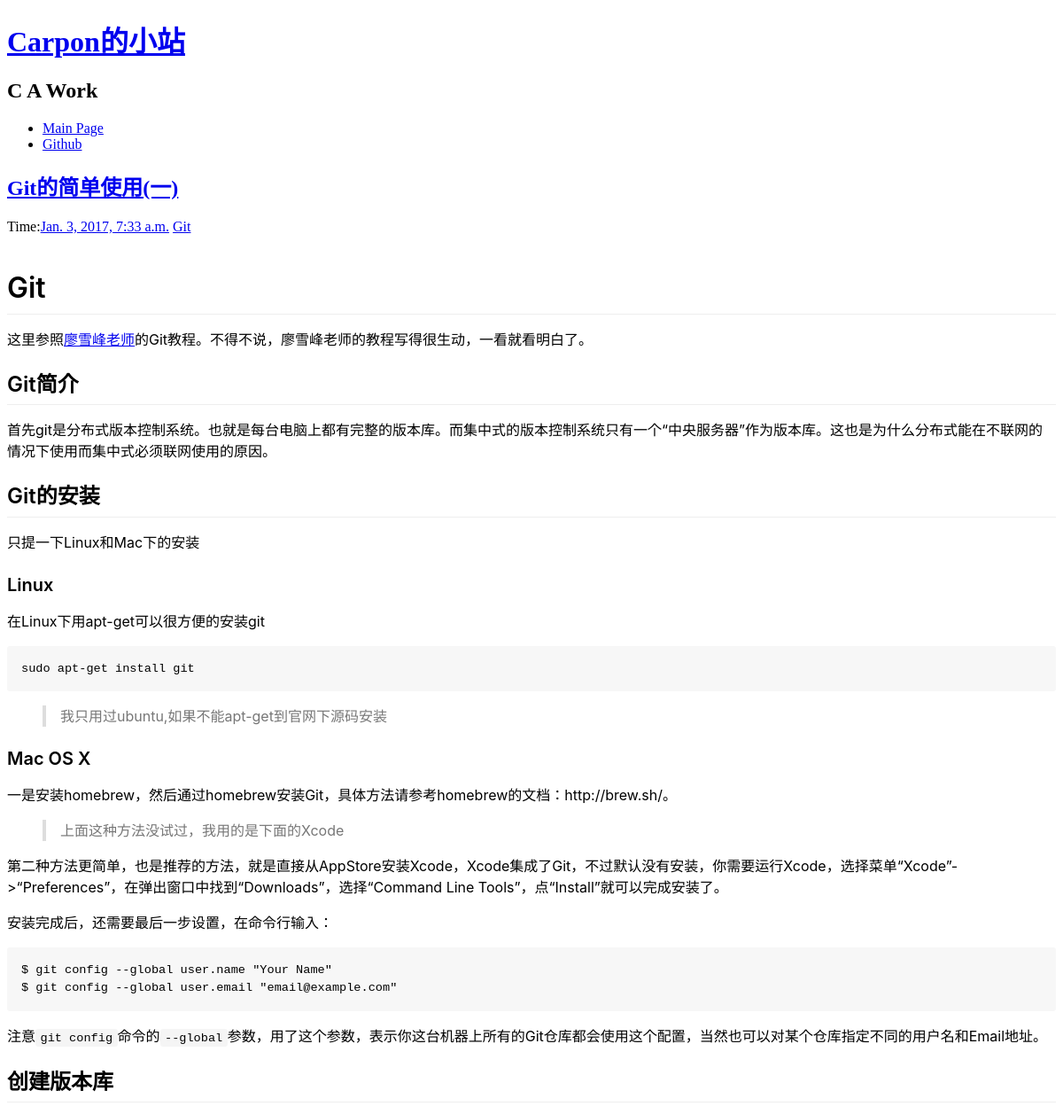
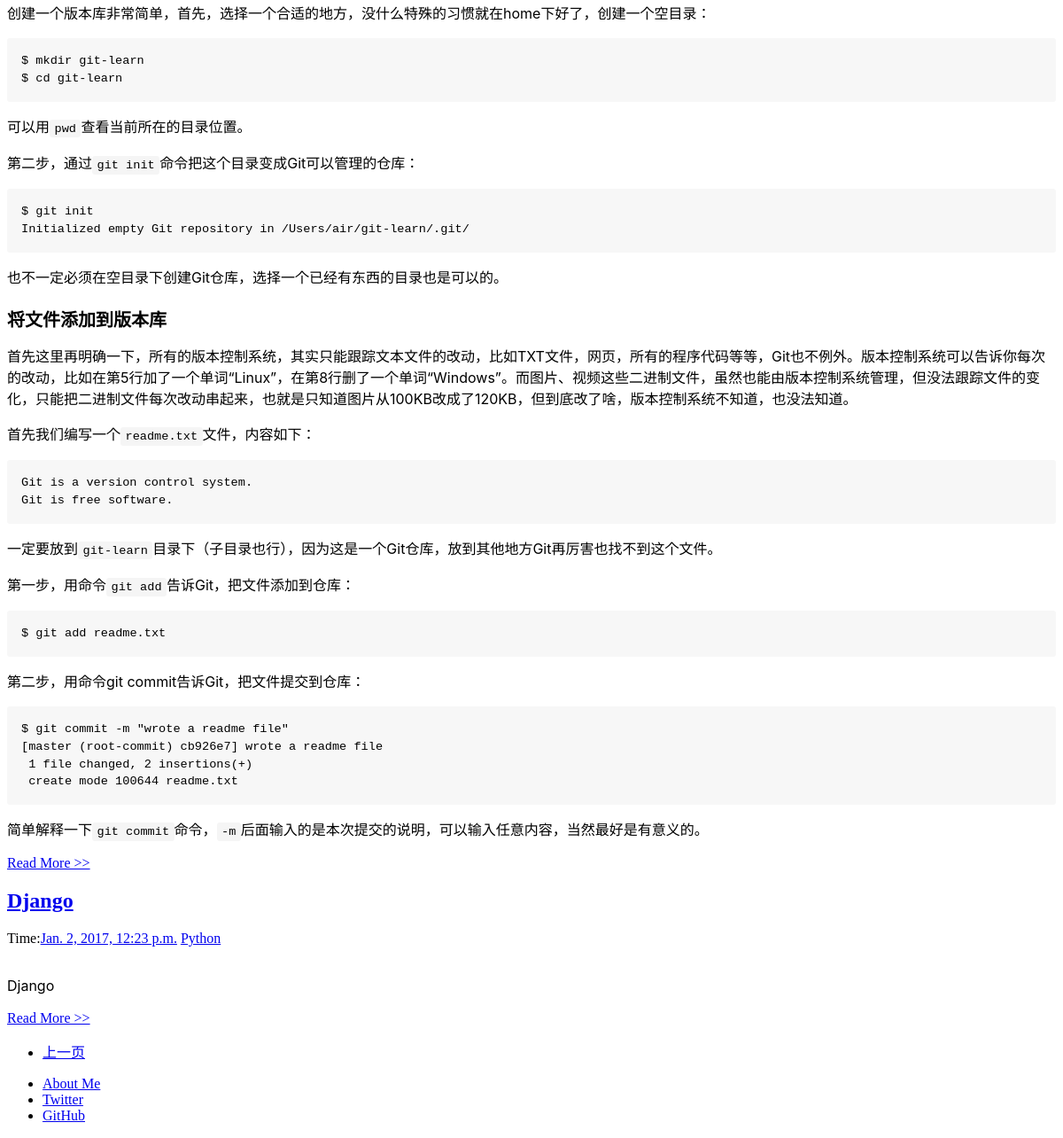
Screenshot of /?page=2 with the database file from the repository (2 pictures, top to bottom).
### hello/models.py (models this page shows, shortened)
class Hello(models.Model):
    title = models.CharField(max_length = 100)
    category = models.CharField(max_length = 50,blank = True)
    date_time = models.DateTimeField(auto_now_add = True)
    content = models.TextField(blank = True,null = True)
    class Meta:
        ordering = ['-date_time']

### hello/views.py (the view)
# urls.py: 2. Add a URL to urlpatterns:  url(r'^$', views.home, name='home')
def home(request):
    posts = Hello.objects.all()  #获取全部的Article对象
    paginator = Paginator(posts, 2) #每页显示两个
    page = request.GET.get('page')
    try :
        post_list = paginator.page(page)
    except PageNotAnInteger :
        post_list = paginator.page(1)
    except EmptyPage :
        post_list = paginator.paginator(paginator.num_pages)
    return render(request, 'home.html', {'post_list' : post_list})

### hello/templatetags/custom_markdown.py (called while the page is built)
@register.filter(is_safe=True)  #注册template filter
@stringfilter  #希望字符串作为参数
def custom_markdown(value):
    return mark_safe(markdown.markdown(value,
        extensions = ['markdown.extensions.fenced_code', 'markdown.extensions.codehilite'],
                                       safe_mode=True,
                                       enable_attributes=False))

### hello/templates/home.html (shortened to what this page needs)
{% extends "base.html" %}
{% load custom_markdown %}
{% block content %}
<div class="posts">
	{% for post in post_list %}
		<section class="post">
			<header class="post-header">
				<h2 class="post-title"><a href="{% url 'detail' id=post.id %}">{{post.title}}</a></h2>
				<p class="post-meta">
					Time:<a class="post-author" href="#">{{post.date_time}}</a>
					<a class="post-category post-category-js" href="{% url "search_tag" tag=post.category %}">{{ post.category }}</a>
				</p>
			</header>
			<div class="markdown-body">
				<p>
					{{post.content|custom_markdown}}
				</p>
			</div>
			<a class="pure-button pure-button-primary" href="{% url 'detail' id=post.id %}">Read More >> </a>
		</section>
		{% endfor %}
		{% if post_list.object_list and post_list.paginator.num_pages > 1 %}
      <div>
      <ul class="pager">
      {% if post_list.has_previous %}
        <li><a href="?page={{ post_list.previous_page_number }}">上一页</a></li>
      {% endif %}
      </ul>
      </div>
    {% endif %}
</div>
{% endblock %}

### static/style.css (style rules this page uses)
.markdown-body { font-family:-apple-system, BlinkMacSystemFont, "Segoe UI", Helvetica, Arial, sans-serif, "Apple Color Emoji", "Segoe UI Emoji", "Segoe UI Symbol"; font-size:16px; line-height:1.5; word-wrap:break-word }
.markdown-body::before { display:table;content:"" }
.markdown-body::after { display:table;clear:both;content:"" }
.markdown-body>*:first-child { margin-top:0 !important }
.markdown-body p,.markdown-body blockquote,.markdown-body ul,.markdown-body ol,.markdown-body dl,.markdown-body table,.markdown-body pre { margin-top:0;margin-bottom:16px }
.markdown-body blockquote { padding:0 1em;color:#777;border-left:0.25em solid #ddd }
.markdown-body blockquote>:first-child { margin-top:0 }
.markdown-body blockquote>:last-child { margin-bottom:0 }
.markdown-body h1,.markdown-body h2,.markdown-body h3,.markdown-body h4,.markdown-body h5,.markdown-body h6 { margin-top:24px;margin-bottom:16px;font-weight:600;line-height:1.25 }
.markdown-body h1 { padding-bottom:0.3em;font-size:2em;border-bottom:1px solid #eee }
.markdown-body h2 { padding-bottom:0.3em;font-size:1.5em;border-bottom:1px solid #eee }
.markdown-body h3 { font-size:1.25em }
.markdown-body code,.markdown-body tt { padding:0;padding-top:0.2em;padding-bottom:0.2em;margin:0;font-size:85%;background-color:rgba(0,0,0,0.04);border-radius:3px }
.markdown-body code::before,.markdown-body code::after,.markdown-body tt::before,.markdown-body tt::after { letter-spacing:-0.2em;content:"\00a0" }
.markdown-body pre { word-wrap:normal }
.markdown-body pre>code { padding:0;margin:0;font-size:100%;word-break:normal;white-space:pre;background:transparent;border:0 }
.markdown-body .highlight pre,.markdown-body pre { padding:16px;overflow:auto;font-size:85%;line-height:1.45;background-color:#f7f7f7;border-radius:3px }
.markdown-body pre code, .markdown-body pre tt { display:inline;max-width:auto;padding:0;margin:0;overflow:visible;line-height:inherit;word-wrap:normal;background-color:transparent;border:0 }
.markdown-body pre code::before,.markdown-body pre code::after,.markdown-body pre tt::before,.markdown-body pre tt::after { content:normal }

### rows the page displays
Hello: title "Git的简单使用(一)", date_time "Jan. 3, 2017, 7:33 a.m.", category "Git", content|custom_markdown "Git 这里参照 廖雪峰老师 的Git教程。不得不说，廖雪峰老师的教程写得很生动，一看就看明白了。 Git简介 首先git是分布式版本控制系统。也就是每台电脑上都有完整的版本库。而集中式的版本控制系统只有一个“中央服务器”作为版本库。这也是为什么分布式能在不联网的情况下使用而集中式必须联网使用的原因。 Git的安装 只提一下Linux和Mac下的安装 Linux 在Linux下用apt-get可以很方便的安装git sudo apt-get install git 我只用过ubuntu,如果不能apt-get到官网下源码安装 Mac OS X 一是安装homebrew，然后通过homebrew安装Git，具体方法请参考homebrew的文档：http://brew.sh/。 上面这种方法没试过，我用的是下面的Xcode 第二种方法更简单，也是推荐的方法，就是直接从AppStore安装Xcode，Xcode集成了Git，不过默认没有安装，你需要运行Xcode，选择菜单“Xcode”->“Preferences”，在弹出窗口中找到“Downloads”，选择“Command Line Tools”，点“Install”就可以完成安装了。 安装完成后，还需要最后一步设置，在命令行输入： $ git config --global user.name \"Your Name\" $ git config --global user.email \"email@example.com\" 注意 git config 命令的 --global…"
Hello: title "Django", date_time "Jan. 2, 2017, 12:23 p.m.", category "Python", content|custom_markdown "Django"
